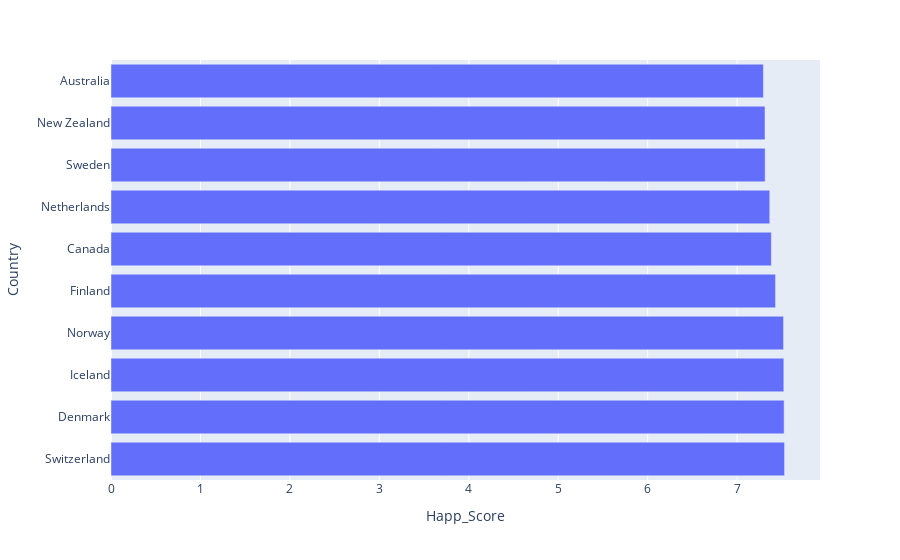
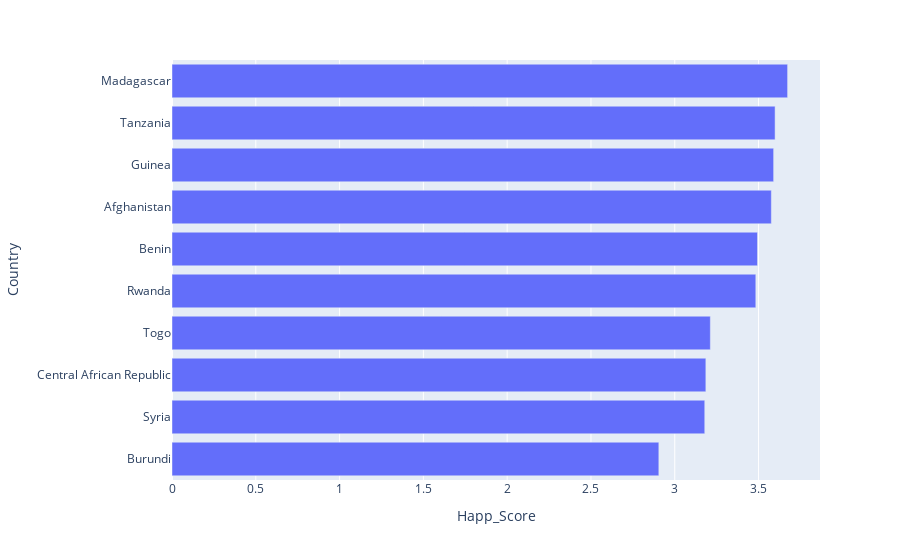

Here is the notebook cell these charts were saved with, in order:
### Code cell
fig = px.bar(y='Country', x='Happ_Score', data_frame=highest_10, orientation='h')
fig.show()

fig = px.bar(y='Country', x='Happ_Score', data_frame=lowest_10, orientation='h')
fig.show()

### Figure 1 — Plotly figure (JSON) as saved in the notebook; plotly's stock layout.template omitted (floating-point values rounded to 4 significant figures)
{"data": [{"alignmentgroup": "True", "hovertemplate": "Happ_Score=%{x}<br>Country=%{y}<extra></extra>", "legendgroup": "", "marker": {"color": "#636efa"}, "name": "", "offsetgroup": "", "orientation": "h", "showlegend": false, "textposition": "auto", "type": "bar", "x": [7.53, 7.525, 7.522, 7.519, 7.429, 7.382, 7.365, 7.313, 7.311, 7.294], "xaxis": "x", "y": ["Switzerland", "Denmark", "Iceland", "Norway", "Finland", "Canada", "Netherlands", "Sweden", "New Zealand", "Australia"], "yaxis": "y"}], "layout": {"barmode": "relative", "legend": {"tracegroupgap": 0}, "margin": {"t": 60}, "xaxis": {"anchor": "y", "domain": [0, 1], "title": {"text": "Happ_Score"}}, "yaxis": {"anchor": "x", "domain": [0, 1], "title": {"text": "Country"}}}}

### Figure 2 — Plotly figure (JSON) as saved in the notebook; plotly's stock layout.template omitted (floating-point values rounded to 4 significant figures)
{"data": [{"alignmentgroup": "True", "hovertemplate": "Happ_Score=%{x}<br>Country=%{y}<extra></extra>", "legendgroup": "", "marker": {"color": "#636efa"}, "name": "", "offsetgroup": "", "orientation": "h", "showlegend": false, "textposition": "auto", "type": "bar", "x": [2.905, 3.179, 3.186, 3.212, 3.484, 3.494, 3.576, 3.59, 3.599, 3.673], "xaxis": "x", "y": ["Burundi", "Syria", "Central African Republic", "Togo", "Rwanda", "Benin", "Afghanistan", "Guinea", "Tanzania", "Madagascar"], "yaxis": "y"}], "layout": {"barmode": "relative", "legend": {"tracegroupgap": 0}, "margin": {"t": 60}, "xaxis": {"anchor": "y", "domain": [0, 1], "title": {"text": "Happ_Score"}}, "yaxis": {"anchor": "x", "domain": [0, 1], "title": {"text": "Country"}}}}
